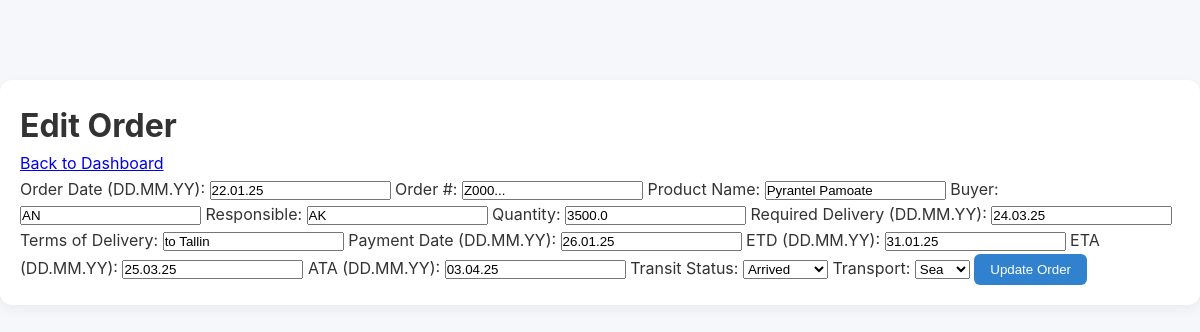
The app's page /edit_order/6 (signed in), older data.
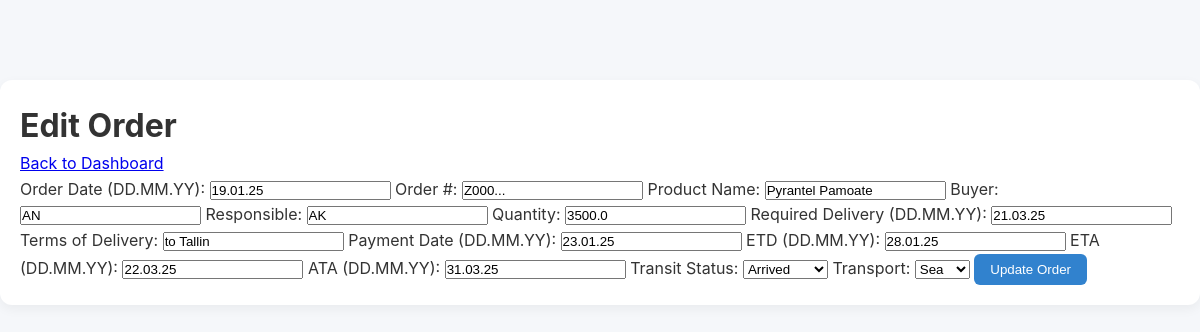
The same page, newer data.
### app/models.py (models this page shows)
class Order(db.Model):
    id = db.Column(db.Integer, primary_key=True)
    user_id = db.Column(db.Integer, db.ForeignKey('user.id'), nullable=False)
    order_date = db.Column(db.String(10), nullable=False)
    order_number = db.Column(db.String(50), nullable=False)
    product_name = db.Column(db.String(100), nullable=False)
    buyer = db.Column(db.String(100), nullable=False)
    responsible = db.Column(db.String(100), nullable=False)
    quantity = db.Column(db.Float, nullable=False)  # Already supports decimals
    required_delivery = db.Column(db.String(10), nullable=False)
    terms_of_delivery = db.Column(db.String(100), nullable=False)
    payment_date = db.Column(db.String(10))
    etd = db.Column(db.String(10), nullable=False)
    eta = db.Column(db.String(10), nullable=False)
    ata = db.Column(db.String(10))
    transit_status = db.Column(db.String(20), nullable=False)
    transport = db.Column(db.String(20), nullable=False)

### app/routes.py (the view, shortened to what this page needs)
@main.route('/edit_order/<int:order_id>', methods=['GET', 'POST'])
@login_required
def edit_order(order_id):
    order = Order.query.get_or_404(order_id)
    if order.user_id != current_user.id:
        return jsonify({'success': False, 'message': 'You do not have permission to edit this order.'}), 403
    return render_template('edit_order.html', order=order)

### app/__init__.py (called while the page is built)
def create_app():
    app = Flask(__name__)
    app.config['SECRET_KEY'] = 'your-secret-key'  # Use env var later
    app.config['SQLALCHEMY_DATABASE_URI'] = 'sqlite:///../instance/supply_tracker.db'
    app.config['SQLALCHEMY_TRACK_MODIFICATIONS'] = False
    init_db(app)
    login_manager.init_app(app)
    Migrate(app, db)
    from .routes import main
    app.register_blueprint(main)
    @login_manager.user_loader
    def load_user(user_id):
        return User.query.get(int(user_id))
    return app

### app/routes.py (called while the page is built)
@main.app_context_processor
def inject_user():
    return dict(current_user=current_user)

### app/templates/edit_order.html (shortened to what this page needs)
<!DOCTYPE html>
<html lang="en">
<head>
    <link rel="stylesheet" href="{{ url_for('static', filename='css/style.css') }}">
</head>
<body>
    <div class="container">
        <h1>Edit Order</h1>
        <p><a href="{{ url_for('main.dashboard') }}">Back to Dashboard</a></p>
        <form method="POST">
            <label for="order_date">Order Date (DD.MM.YY):</label>
            <input type="text" id="order_date" name="order_date" value="{{ order.order_date }}" required>
            <label for="order_number">Order #:</label>
            <input type="text" id="order_number" name="order_number" value="{{ order.order_number }}" required>
            <label for="product_name">Product Name:</label>
            <input type="text" id="product_name" name="product_name" value="{{ order.product_name }}" required>
            <label for="buyer">Buyer:</label>
            <input type="text" id="buyer" name="buyer" value="{{ order.buyer }}" required>
            <label for="responsible">Responsible:</label>
            <input type="text" id="responsible" name="responsible" value="{{ order.responsible }}" required>
            <label for="quantity">Quantity:</label>
            <input type="number" step="0.01" id="quantity" name="quantity" value="{{ order.quantity }}" required>
            <label for="required_delivery">Required Delivery (DD.MM.YY):</label>
            <input type="text" id="required_delivery" name="required_delivery" value="{{ order.required_delivery }}" required>
            <label for="terms_of_delivery">Terms of Delivery:</label>
            <input type="text" id="terms_of_delivery" name="terms_of_delivery" value="{{ order.terms_of_delivery }}" required>
            <label for="payment_date">Payment Date (DD.MM.YY):</label>
            <input type="text" id="payment_date" name="payment_date" value="{{ order.payment_date }}" required>
            <label for="etd">ETD (DD.MM.YY):</label>
            <input type="text" id="etd" name="etd" value="{{ order.etd }}" required>
            <label for="eta">ETA (DD.MM.YY):</label>
            <input type="text" id="eta" name="eta" value="{{ order.eta }}" required>
            <label for="ata">ATA (DD.MM.YY):</label>
            <input type="text" id="ata" name="ata" value="{{ order.ata }}">
            <label for="transit_status">Transit Status:</label>
            <select id="transit_status" name="transit_status" required>
                <option value="arrived" {% if order.transit_status == 'arrived' %}selected{% endif %}>Arrived</option>
            </select>
            <label for="transport">Transport:</label>
            <select id="transport" name="transport" required>
                <option value="sea" {% if order.transport == 'sea' %}selected{% endif %}>Sea</option>
            </select>
            <button type="submit">Update Order</button>
        </form>
    </div>
</body>
</html>

### app/static/css/style.css (style rules this page uses)
* { margin: 0; padding: 0; box-sizing: border-box; }
body { font-family: 'Inter', -apple-system, BlinkMacSystemFont, 'Segoe UI', Roboto, sans-serif; background-color: #f5f7fa; color: #333; line-height: 1.6; padding-top: 80px; }
.container { max-width: 1400px; margin: 0 auto; padding: 20px; background-color: #fff; border-radius: 12px; box-shadow: 0 4px 12px rgba(0, 0, 0, 0.05); }
a, button { transition: all 0.2s ease; }
button { background-color: #3182ce; color: #fff; border: none; padding: 8px 16px; border-radius: 6px; font-weight: 500; cursor: pointer; }

Row changes from the older to the newer data that the page shows:
changed Order "Pyrantel Pamoate": order_date "22.01.25" → "19.01.25"; required_delivery "24.03.25" → "21.03.25"; payment_date "26.01.25" → "23.01.25"; etd "31.01.25" → "28.01.25"; eta "25.03.25" → "22.03.25"; ata "03.04.25" → "31.03.25"
